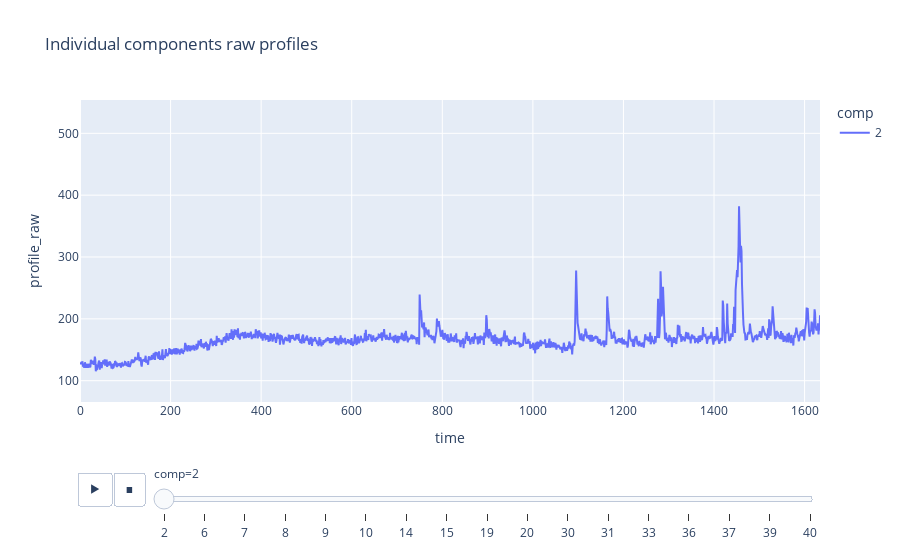

This figure's notebook cell:
### Markdown cell above
#### Data uploading and scaling

### Code cell
total_df = pd.read_csv('demo_data/output_df.csv')
print(total_df.head())


# https://stackoverflow.com/questions/66399486/how-to-find-out-peak-rise-and-decay

def signaltonoise(a, axis=0, ddof=0):
    a = np.asanyarray(a)
    m = a.mean(axis)
    sd = a.std(axis=axis, ddof=ddof)
    return np.where(sd == 0, 0, m/sd)

def norm_profiles_to_arr(input_df):
    """ Normilize Ca profiles in 0-1 range
    Return: np array [component, raw_profile, norm_profile]
    """
    output_arr = []
    comp_list = np.array(total_df.comp.unique())
    for comp in comp_list:
        comp_profile_raw = np.array(input_df['profile_raw'][input_df['comp'] == comp])
        # comp_profile_norm = (comp_profile_raw-np.min(comp_profile_raw)) / (np.max(comp_profile_raw) - np.min(comp_profile_raw))  # custom func
        comp_profile_norm = preprocessing.minmax_scale(comp_profile_raw)
        output_arr.append([comp_profile_raw, comp_profile_norm])
    return np.asarray(output_arr)


norm_profiles = norm_profiles_to_arr(total_df)

# raw profiles view
fig=px.line(total_df,
            y='profile_raw',
            x='time',
            color='comp',
            animation_frame="comp",
            title='Individual components raw profiles')
fig.update(layout_yaxis_range = [min(total_df.profile_raw), max(total_df.profile_raw)])
fig.show()

### Figure 1 — Plotly figure (JSON) as saved in the notebook; plotly's stock layout.template omitted (floating-point values rounded to 4 significant figures; data arrays with more than 128 entries replaced by an {"elided": "..."} marker saying what was removed)
{"data": [{"hovertemplate": "comp=2<br>time=%{x}<br>profile_raw=%{y}<extra></extra>", "legendgroup": "2", "line": {"color": "#636efa", "dash": "solid"}, "marker": {"symbol": "circle"}, "mode": "lines", "name": "2", "orientation": "v", "showlegend": true, "type": "scatter", "x": {"elided": "1500 float values"}, "xaxis": "x", "y": {"elided": "1500 float values"}, "yaxis": "y"}], "layout": {"legend": {"title": {"text": "comp"}, "tracegroupgap": 0}, "sliders": [{"active": 0, "currentvalue": {"prefix": "comp="}, "len": 0.9, "pad": {"b": 10, "t": 60}, "steps": [{"args": [["2"], {"frame": {"duration": 0, "redraw": false}, "fromcurrent": true, "mode": "immediate", "transition": {"duration": 0, "easing": "linear"}}], "label": "2", "method": "animate"}, {"args": [["6"], {"frame": {"duration": 0, "redraw": false}, "fromcurrent": true, "mode": "immediate", "transition": {"duration": 0, "easing": "linear"}}], "label": "6", "method": "animate"}, {"args": [["7"], {"frame": {"duration": 0, "redraw": false}, "fromcurrent": true, "mode": "immediate", "transition": {"duration": 0, "easing": "linear"}}], "label": "7", "method": "animate"}, {"args": [["8"], {"frame": {"duration": 0, "redraw": false}, "fromcurrent": true, "mode": "immediate", "transition": {"duration": 0, "easing": "linear"}}], "label": "8", "method": "animate"}, {"args": [["9"], {"frame": {"duration": 0, "redraw": false}, "fromcurrent": true, "mode": "immediate", "transition": {"duration": 0, "easing": "linear"}}], "label": "9", "method": "animate"}, {"args": [["10"], {"frame": {"duration": 0, "redraw": false}, "fromcurrent": true, "mode": "immediate", "transition": {"duration": 0, "easing": "linear"}}], "label": "10", "method": "animate"}, {"args": [["14"], {"frame": {"duration": 0, "redraw": false}, "fromcurrent": true, "mode": "immediate", "transition": {"duration": 0, "easing": "linear"}}], "label": "14", "method": "animate"}, {"args": [["15"], {"frame": {"duration": 0, "redraw": false}, "fromcurrent": true, "mode": "immediate", "transition": {"duration": 0, "easing": "linear"}}], "label": "15", "method": "animate"}, {"args": [["19"], {"frame": {"duration": 0, "redraw": false}, "fromcurrent": true, "mode": "immediate", "transition": {"duration": 0, "easing": "linear"}}], "label": "19", "method": "animate"}, {"args": [["20"], {"frame": {"duration": 0, "redraw": false}, "fromcurrent": true, "mode": "immediate", "transition": {"duration": 0, "easing": "linear"}}], "label": "20", "method": "animate"}, {"args": [["30"], {"frame": {"duration": 0, "redraw": false}, "fromcurrent": true, "mode": "immediate", "transition": {"duration": 0, "easing": "linear"}}], "label": "30", "method": "animate"}, {"args": [["31"], {"frame": {"duration": 0, "redraw": false}, "fromcurrent": true, "mode": "immediate", "transition": {"duration": 0, "easing": "linear"}}], "label": "31", "method": "animate"}, {"args": [["33"], {"frame": {"duration": 0, "redraw": false}, "fromcurrent": true, "mode": "immediate", "transition": {"duration": 0, "easing": "linear"}}], "label": "33", "method": "animate"}, {"args": [["36"], {"frame": {"duration": 0, "redraw": false}, "fromcurrent": true, "mode": "immediate", "transition": {"duration": 0, "easing": "linear"}}], "label": "36", "method": "animate"}, {"args": [["37"], {"frame": {"duration": 0, "redraw": false}, "fromcurrent": true, "mode": "immediate", "transition": {"duration": 0, "easing": "linear"}}], "label": "37", "method": "animate"}, {"args": [["39"], {"frame": {"duration": 0, "redraw": false}, "fromcurrent": true, "mode": "immediate", "transition": {"duration": 0, "easing": "linear"}}], "label": "39", "method": "animate"}, {"args": [["40"], {"frame": {"duration": 0, "redraw": false}, "fromcurrent": true, "mode": "immediate", "transition": {"duration": 0, "easing": "linear"}}], "label": "40", "method": "animate"}], "x": 0.1, "xanchor": "left", "y": 0, "yanchor": "top"}], "title": {"text": "Individual components raw profiles"}, "updatemenus": [{"buttons": [{"args": [null, {"frame": {"duration": 500, "redraw": false}, "fromcurrent": true, "mode": "immediate", "transition": {"duration": 500, "easing": "linear"}}], "label": "&#9654;", "method": "animate"}, {"args": [[null], {"frame": {"duration": 0, "redraw": false}, "fromcurrent": true, "mode": "immediate", "transition": {"duration": 0, "easing": "linear"}}], "label": "&#9724;", "method": "animate"}], "direction": "left", "pad": {"r": 10, "t": 70}, "showactive": false, "type": "buttons", "x": 0.1, "xanchor": "right", "y": 0, "yanchor": "top"}], "xaxis": {"anchor": "y", "domain": [0, 1], "title": {"text": "time"}}, "yaxis": {"anchor": "x", "domain": [0, 1], "range": [65.54, 553.9], "title": {"text": "profile_raw"}}}}
